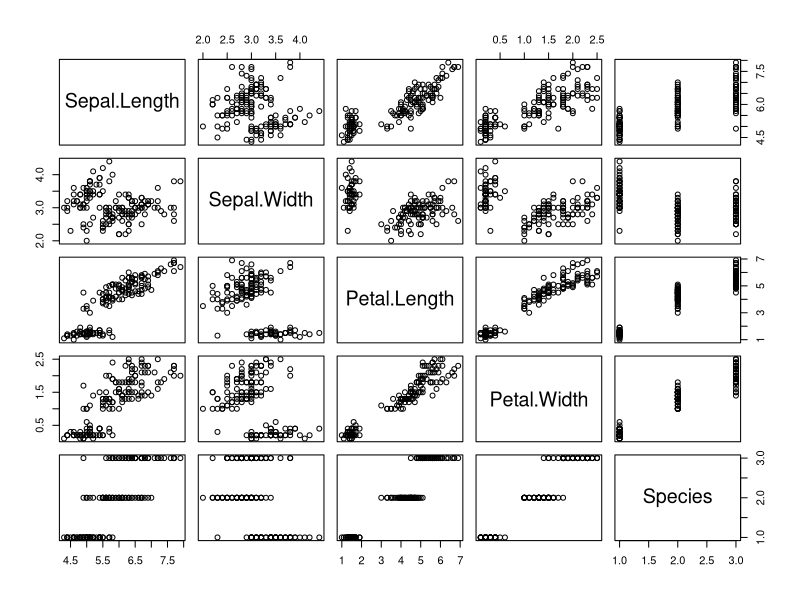
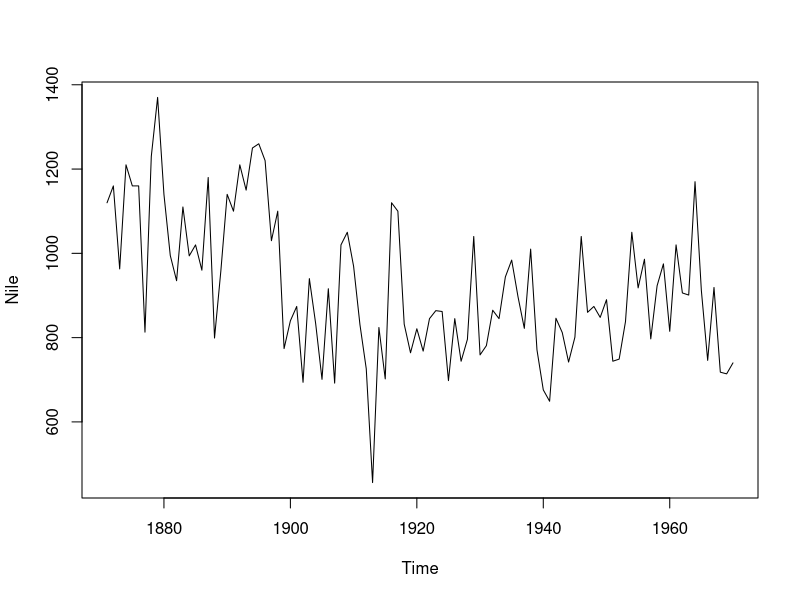
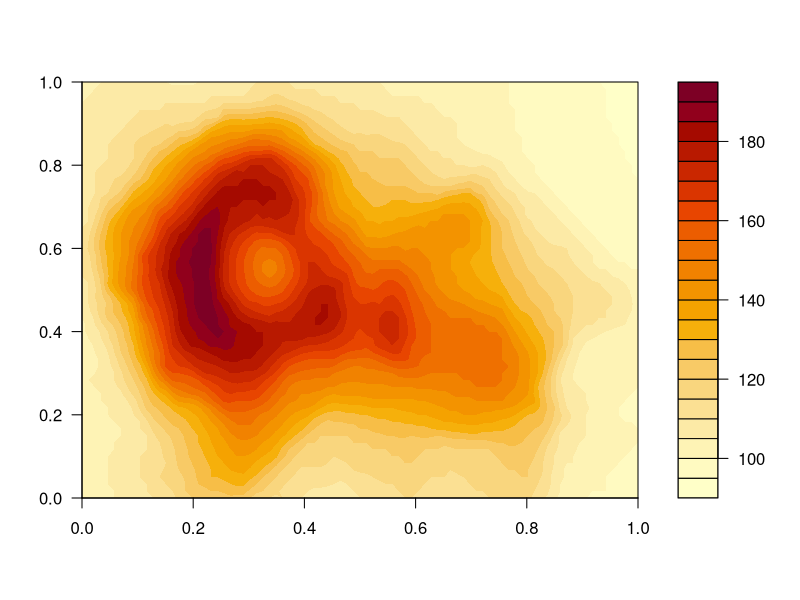
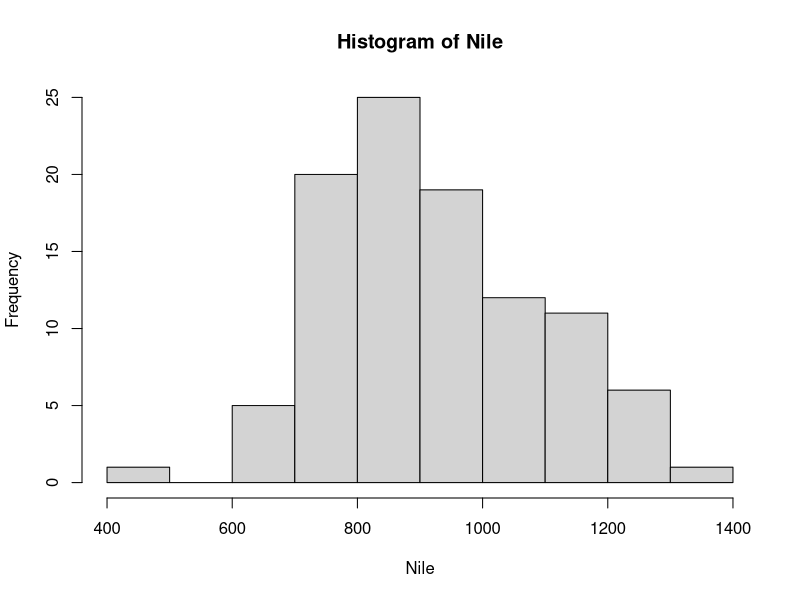
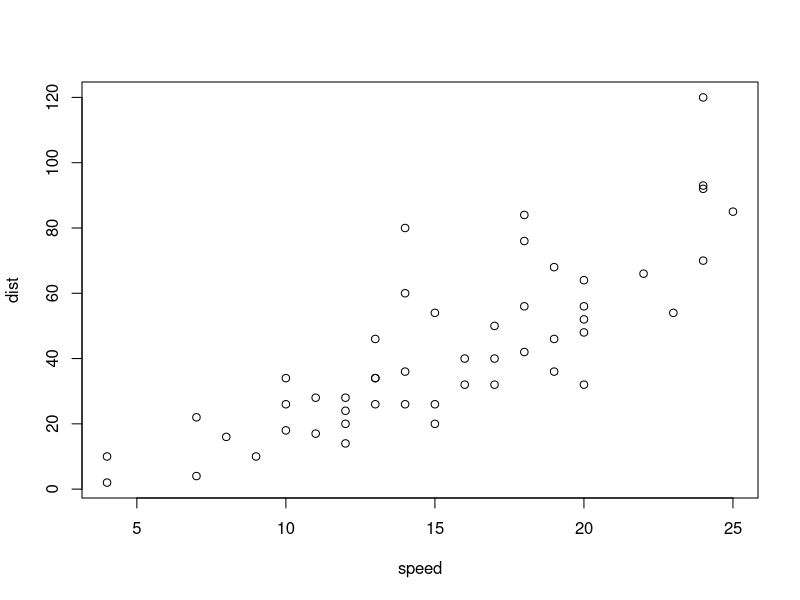
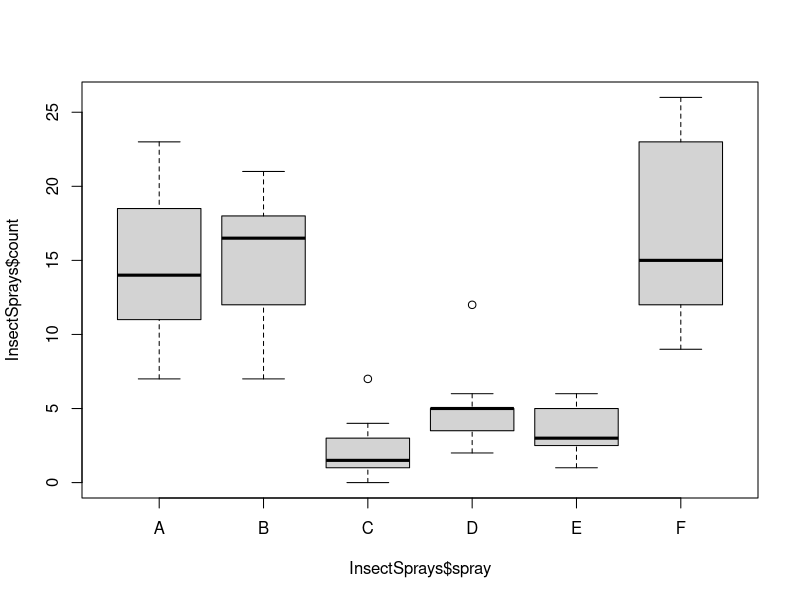

Reproduce these figures in R, in order.
plot(iris)
plot(Nile)
filled.contour(volcano)
hist(Nile)
plot(cars)
boxplot(InsectSprays$count ~ InsectSprays$spray)
vector01 = c(1,2,3,4,5)
vector02 = 1:10
vector03 = c('a','b','c','d')
vector04 = c(1,2,3,4,'5')
vector05 = c(1,2,3,4,5.0)
vector02[vector02 %% 2 != 0]
vector02[{vector02 * 2 - 1}[1:5]]
score_df = data.frame(
  math = c(40,70,80), 
  korean = c(50,60,70), 
  english = c(30,40,50), 
  art = c('A','A','C')
  )
score_df$sum = score_df$math + score_df$korean + score_df$english
score_df$mean = score_df$sum / 3
iris[iris$Sepal.Length > 7,]
iris[iris$Species == 'setosa',]
